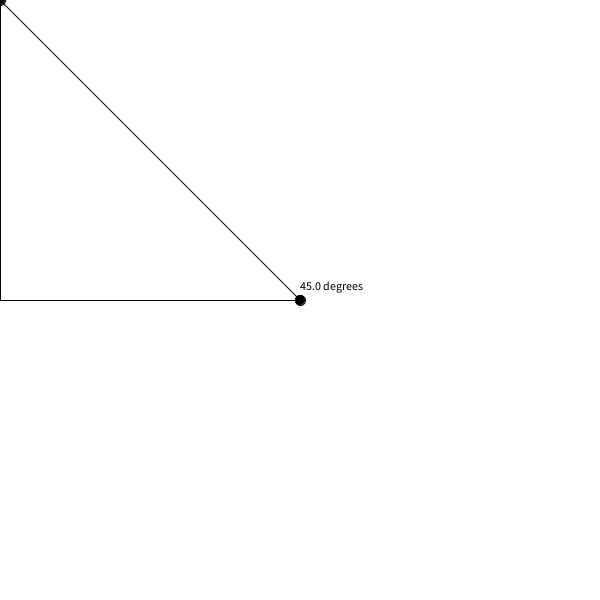
Frame 1 (no input)
Frame 60 (the mouse pressed at the canvas centre just before this capture): identical to frame 1, image omitted
Frame 120 (the mouse held since frame 60 and released just before this capture): identical to frame 1, image omitted

The Processing sketch that drew this single still picture (run headless with seeded random() and noise(); from frame 60 on, the mouse is pressed at the canvas centre):

// Processing sketch: sketch_0602
// ── sketch_0602.pde
Point p0;
Point p1;

void setup() {
  size(600, 600);
  fill(0);
  p0 = new Point(width / 2, height / 2);
  p1 = new Point(0, 0);
}

void draw() {
  background(255);
  circle(p0.x, p0.y, 10);
  circle(p1.x, p1.y, 10);
  
  noFill();
  beginShape();
  vertex(p0.x, p0.y);
  vertex(p1.x, p0.y);
  vertex(p1.x, p1.y);
  vertex(p0.x, p0.y);
  endShape();
  
  float x = p1.x - p0.x;
  float y = p1.y - p0.y;
  float rad = atan(y / x);
  float deg = round(rad * 180 / PI);
  
  fill(0);
  text(deg + " degrees", p0.x, p0.y - 10);
}

void mouseClicked() {
  p1.x = mouseX;
  p1.y = mouseY;
}



class Point {
  float x, y;
  
  Point(float x, float y) {
    this.x = x;
    this.y = y;
  }
  
  float distance(Point p) {
    float dx = this.x - p.x;
    float dy = this.y - p.y;
    return sqrt(dx * dx + dy * dy);
  }
}
